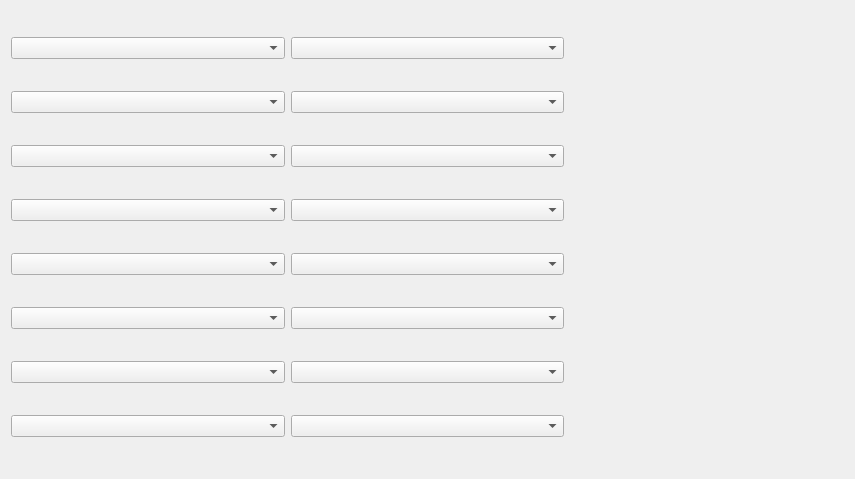
<?xml version="1.0" encoding="UTF-8"?>
<ui version="4.0">
 <class>Form</class>
 <widget class="QWidget" name="Form">
  <property name="geometry">
   <rect>
    <x>0</x>
    <y>0</y>
    <width>855</width>
    <height>479</height>
   </rect>
  </property>
  <property name="windowTitle">
   <string>Form</string>
  </property>
  <layout class="QGridLayout" name="gridLayout">
   <item row="1" column="1">
    <widget class="TaurusValueComboBox" name="configMeasurement2">
     <property name="autoApply">
      <bool>true</bool>
     </property>
    </widget>
   </item>
   <item row="1" column="2">
    <widget class="TaurusLabel" name="taurusLabelVal2"/>
   </item>
   <item row="0" column="2">
    <widget class="TaurusLabel" name="taurusLabelVal1"/>
   </item>
   <item row="1" column="0">
    <widget class="TaurusValueComboBox" name="sourceMeasurement2">
     <property name="autoApply">
      <bool>true</bool>
     </property>
    </widget>
   </item>
   <item row="2" column="2">
    <widget class="TaurusLabel" name="taurusLabelVal3"/>
   </item>
   <item row="3" column="2">
    <widget class="TaurusLabel" name="taurusLabelVal4"/>
   </item>
   <item row="4" column="2">
    <widget class="TaurusLabel" name="taurusLabelVal5"/>
   </item>
   <item row="5" column="2">
    <widget class="TaurusLabel" name="taurusLabelVal6"/>
   </item>
   <item row="6" column="2">
    <widget class="TaurusLabel" name="taurusLabelVal7"/>
   </item>
   <item row="7" column="2">
    <widget class="TaurusLabel" name="taurusLabelVal8"/>
   </item>
   <item row="3" column="1">
    <widget class="TaurusValueComboBox" name="configMeasurement4">
     <property name="autoApply">
      <bool>true</bool>
     </property>
    </widget>
   </item>
   <item row="6" column="1">
    <widget class="TaurusValueComboBox" name="configMeasurement7">
     <property name="autoApply">
      <bool>true</bool>
     </property>
    </widget>
   </item>
   <item row="2" column="1">
    <widget class="TaurusValueComboBox" name="configMeasurement3">
     <property name="autoApply">
      <bool>true</bool>
     </property>
    </widget>
   </item>
   <item row="4" column="1">
    <widget class="TaurusValueComboBox" name="configMeasurement5">
     <property name="autoApply">
      <bool>true</bool>
     </property>
    </widget>
   </item>
   <item row="4" column="0">
    <widget class="TaurusValueComboBox" name="sourceMeasurement5">
     <property name="autoApply">
      <bool>true</bool>
     </property>
    </widget>
   </item>
   <item row="5" column="0">
    <widget class="TaurusValueComboBox" name="sourceMeasurement6">
     <property name="autoApply">
      <bool>true</bool>
     </property>
    </widget>
   </item>
   <item row="7" column="1">
    <widget class="TaurusValueComboBox" name="configMeasurement8">
     <property name="autoApply">
      <bool>true</bool>
     </property>
    </widget>
   </item>
   <item row="6" column="0">
    <widget class="TaurusValueComboBox" name="sourceMeasurement7">
     <property name="autoApply">
      <bool>true</bool>
     </property>
    </widget>
   </item>
   <item row="7" column="0">
    <widget class="TaurusValueComboBox" name="sourceMeasurement8">
     <property name="autoApply">
      <bool>true</bool>
     </property>
    </widget>
   </item>
   <item row="2" column="0">
    <widget class="TaurusValueComboBox" name="sourceMeasurement3">
     <property name="autoApply">
      <bool>true</bool>
     </property>
    </widget>
   </item>
   <item row="0" column="0">
    <widget class="TaurusValueComboBox" name="sourceMeasurement1">
     <property name="autoApply">
      <bool>true</bool>
     </property>
    </widget>
   </item>
   <item row="3" column="0">
    <widget class="TaurusValueComboBox" name="sourceMeasurement4">
     <property name="autoApply">
      <bool>true</bool>
     </property>
    </widget>
   </item>
   <item row="0" column="1">
    <widget class="TaurusValueComboBox" name="configMeasurement1">
     <property name="autoApply">
      <bool>true</bool>
     </property>
    </widget>
   </item>
   <item row="5" column="1">
    <widget class="TaurusValueComboBox" name="configMeasurement6">
     <property name="autoApply">
      <bool>true</bool>
     </property>
    </widget>
   </item>
  </layout>
 </widget>
 <customwidgets>
  <customwidget>
   <class>TaurusLabel</class>
   <extends>QLabel</extends>
   <header>taurus.qt.qtgui.display</header>
  </customwidget>
  <customwidget>
   <class>TaurusValueComboBox</class>
   <extends>QComboBox</extends>
   <header>taurus.qt.qtgui.input</header>
  </customwidget>
 </customwidgets>
 <resources/>
 <connections/>
</ui>
